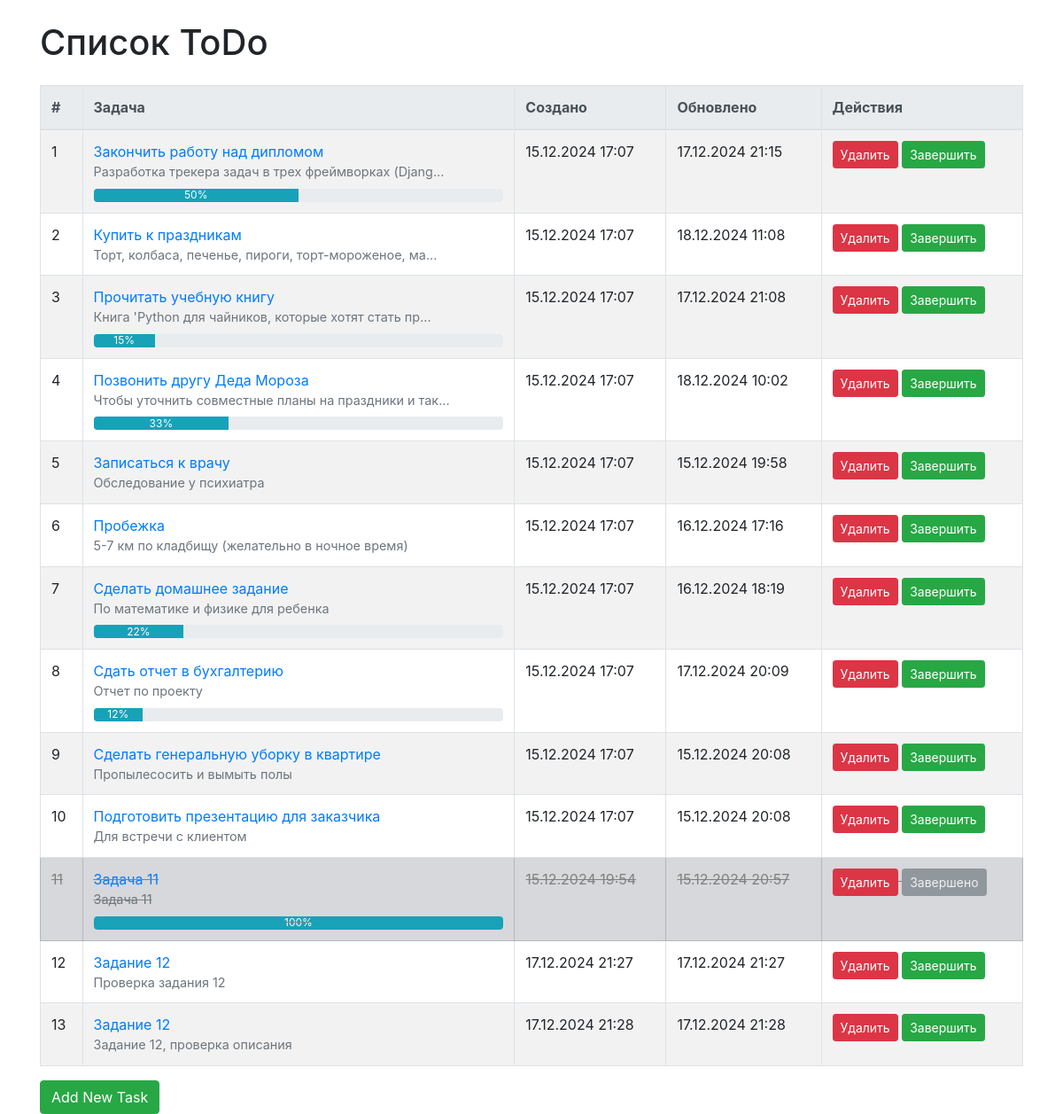
The app's page /, older data.
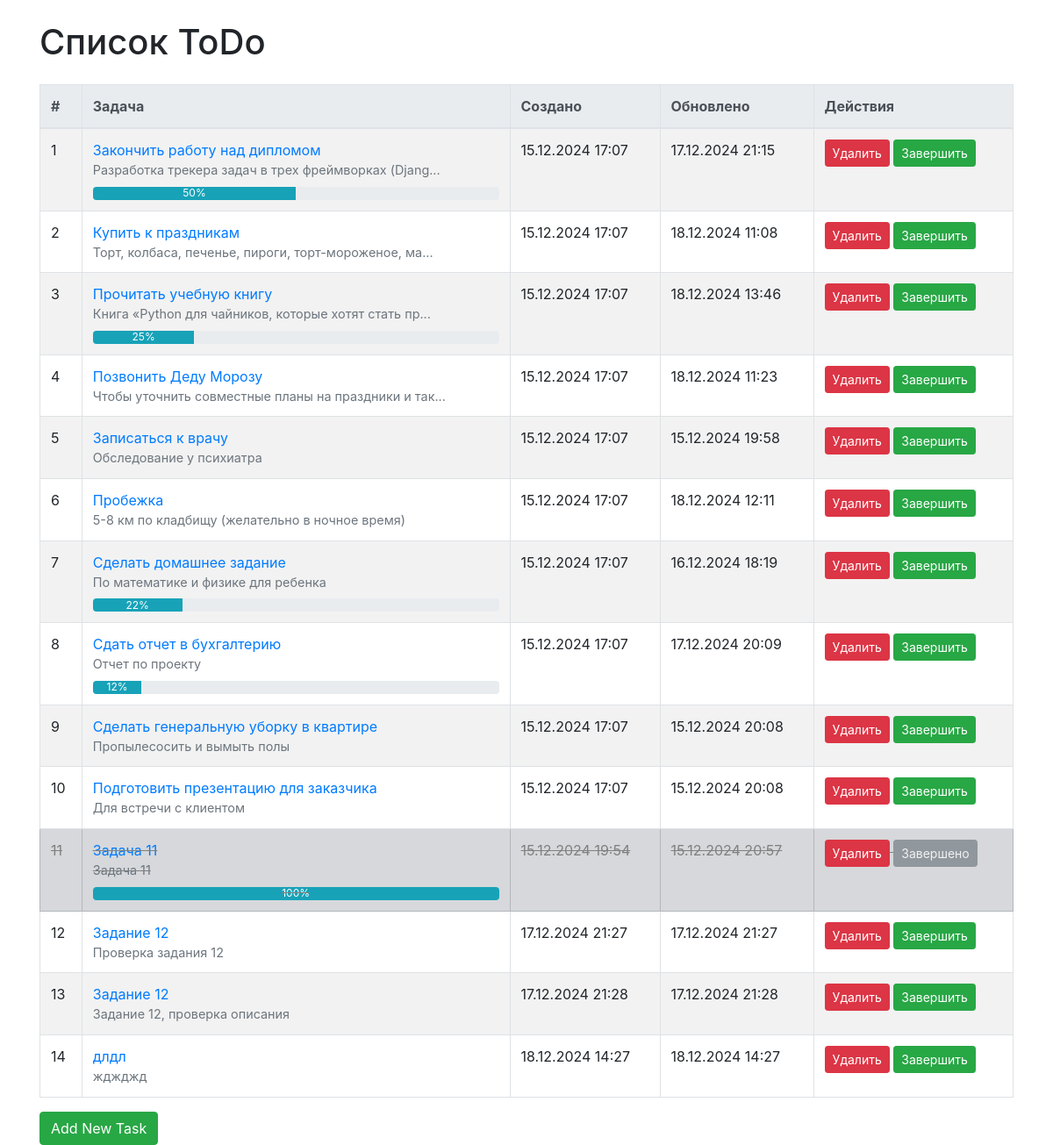
The same page, newer data.
### app/models.py (models this page shows)
class Task(Base):
    __tablename__ = "tasks_task"
    id = Column(Integer, primary_key=True, index=True)
    title = Column(String, nullable=False)
    description = Column(Text, nullable=True)
    status = Column(String, default="todo", nullable=False)
    created_at = Column(DateTime, default=datetime.utcnow, nullable=False)
    updated_at = Column(DateTime, default=datetime.utcnow, onupdate=datetime.utcnow, nullable=False)
    progress = Column(Integer, default=0, nullable=False)

### app/main.py (the view)
@app.get("/")
def index(request: Request, db: Session = Depends(get_db)):
    tasks = get_tasks(db)
    return templates.TemplateResponse("index.html", {"request": request, "tasks": tasks})

### app/templates/index.html (shortened to what this page needs)
<!DOCTYPE html>
<html lang="en">
<head>
    <link rel="stylesheet" href="https://stackpath.bootstrapcdn.com/bootstrap/4.5.2/css/bootstrap.min.css">
</head>
<body>
    <div class="container mt-4">
        <h1 class="mb-4">Список ToDo</h1>
        <table class="table table-bordered table-striped">
            <thead class="thead-light">
                <tr>
                    <th>#</th>
                    <th>Задача</th>
                    <th>Создано</th>
                    <th>Обновлено</th>
                    <th>Действия</th>
                </tr>
            </thead>
            <tbody>
    {% for task in tasks %}
    <tr {% if task.status == 'done' %}class="table-secondary completed-task"{% endif %}>
        <td>{{ loop.index }}</td>
        <td>
  <span {% if task.status == 'done' %}class="completed-task"{% endif %}>
        <a href="{{ url_for('edit_task', task_id=task.id) }}" class="text-decoration-none fw-bold">
            {{ task.title }}
        </a>
    </span>
    <div class="text-muted" style="font-size: 0.9em;">
        {{ task.description[:50] }}{% if task.description|length > 50 %}...{% endif %}
    </div>
    {% if task.progress > 0 or task.status == 'done' %}
    <div class="progress mt-2" style="height: 15px;">
        <div class="progress-bar bg-info" role="progressbar"
             style="width: {{ task.progress if task.status != 'done' else 100 }}%;"
             aria-valuenow="{{ task.progress if task.status != 'done' else 100 }}"
             aria-valuemin="0"
             aria-valuemax="100">
            {{ task.progress if task.status != 'done' else 100 }}%
        </div>
    </div>
    {% endif %}
</td>
        <td>{{ task.created_at.strftime("%d.%m.%Y %H:%M") }}</td>
        <td>{{ task.updated_at.strftime("%d.%m.%Y %H:%M") }}</td>
     <td>
    <form method="post" action="{{ url_for('delete_task', task_id=task.id) }}" style="display: inline;">
        <button type="submit" class="btn btn-sm btn-danger">Удалить</button>
    </form>
    {% if task.status != 'done' %}
        <form method="post" action="{{ url_for('complete_task', task_id=task.id) }}" style="display: inline;">
            <button type="submit" class="btn btn-sm btn-success">Завершить</button>
        </form>
    {% else %}
        <button class="btn btn-sm btn-secondary" disabled>Завершено</button>
    {% endif %}
</td>
    </tr>
    {% endfor %}
</tbody>
        </table>
        <a href="{{ url_for('create_task_form') }}" class="btn btn-success">Add New Task</a>
    </div>
</body>
</html>

Row changes from the older to the newer data that the page shows:
changed Task "Прочитать учебную книгу": description "Книга 'Python для чайников, которые хотят стать пр" → "Книга «Python для чайников, которые хотят стать пр"; progress 15 → 25 (drawn); status+progress "15" → "25"; updated_at "17.12.2024 21:08" → "18.12.2024 13:46"
changed Task "Чтобы уточнить совместные планы на праздники и так": title "Позвонить другу Деда Мороза" → "Позвонить Деду Морозу"; updated_at "18.12.2024 10:02" → "18.12.2024 11:23"; progress 33 → 0 (drawn); status "in_progress" → "to_do" (drawn); status+progress "33" → (not shown)
changed Task "Пробежка": description "5-7 км по кладбищу (желательно в ночное время)" → "5-8 км по кладбищу (желательно в ночное время)"; updated_at "16.12.2024 17:16" → "18.12.2024 12:11"
added Task: title "длдл", description "жджджд", created_at "18.12.2024 14:27", updated_at "18.12.2024 14:27"
